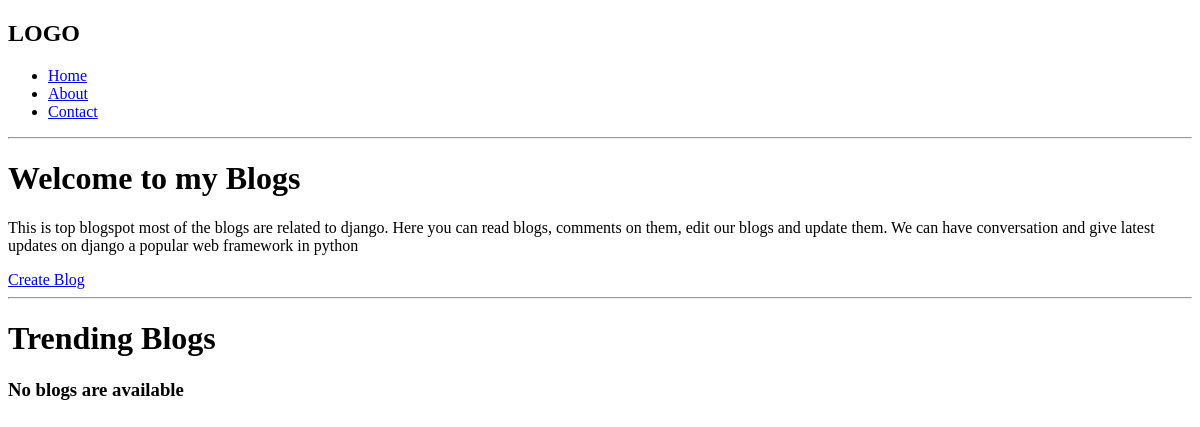
Before: / with the older database file.
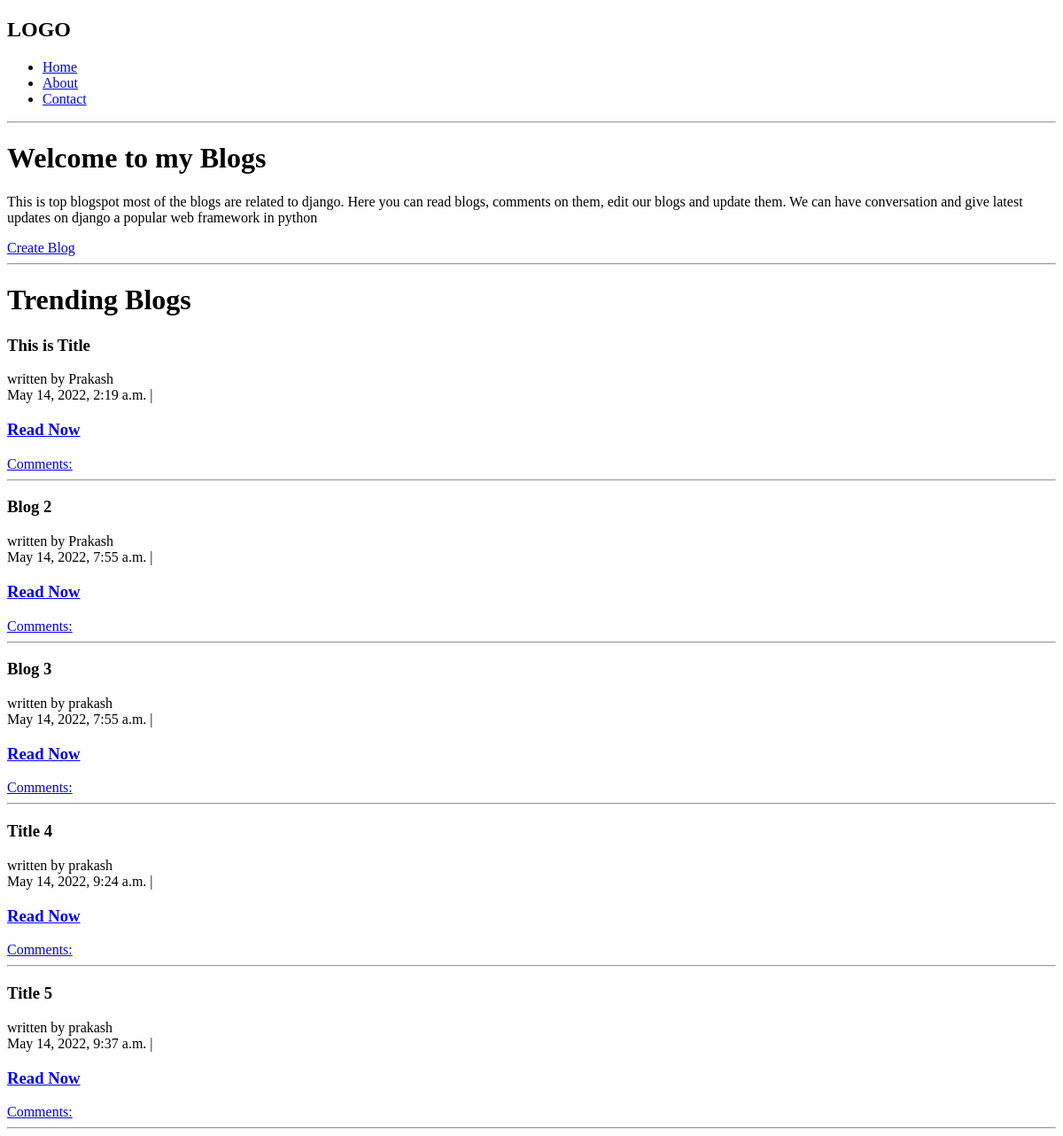
After: the same page with the newer database file.
### blogs/models.py (models this page shows, shortened)
class Blog(models.Model):
    title = models.CharField(max_length=200)
    content = models.TextField()
    author = models.CharField(max_length=200)
    date_created = models.DateTimeField('date_created', default=timezone.now())
    date_updated = models.DateTimeField('date_updated', blank=True, null=True)
    date_published = models.DateTimeField('date_published', blank=True, null=True)

### blogs/views.py (the view)
# urls.py: path("", views.HomeView.as_view(), name='home'),
class HomeView(generic.ListView):
    model = Blog
    template_name = "blogs/home.html"
    def get_context_data(self, **kwargs):
        context = super().get_context_data(**kwargs)
        context['blogs_list'] = Blog.objects.all()
        return context

### blogs/templates/blogs/home.html (shortened to what this page needs)
{% extends "blogs/base.html" %}
{% block content %}
<hr>
<div>
    <h1>Welcome to my Blogs</h1>
    <p>This is top blogspot most of the blogs are related to django.
        Here you can read blogs, comments on them, edit our blogs and update them.
        We can have conversation and give latest updates on django a popular web framework in python</p>
</div>
<a href="{% url 'blog_create' %}">Create Blog</a>
<hr>
<h1>Trending Blogs</h1>
<div class="home-article">
    {% if blogs_list %}
    {% for blog in blogs_list %}
        <div class="blog-content">
            <h3>{{ blog.title }}</h3>
            <div>written by {{ blog.author }}</div>
            <span>{{ blog.date_created }} | {{ each_blog.date_updated }}</span>
            <a href="{% url 'blog_detail' pk=blog.pk %}"><h3>Read Now</h3></a>
            <a href="{% url 'blog_detail' pk=blog.pk %}">Comments:</a>
        </div>
    <hr>
    {% endfor %}
    {% else %}
    <div class="blog-content">
        <h3>No blogs are available</h3>
    </div>
    {% endif %}
</div>
{% endblock %}

### blogs/templates/blogs/base.html (shortened to what this page needs)
<!DOCTYPE html>
<html lang="en">
<head>
</head>
<body>
<nav class="navigation">
    <div class="nav-left">
        <h1 id="logo">LOGO</h1>
        <ul>
            <li><a href="{% url 'home' %}">Home</a></li>
            <li><a href="{% url 'about' %}">About</a></li>
            <li><a href="{% url 'contact' %}">Contact</a></li>
        </ul>
    </div>
</nav>
{% block content %}
{% endblock %}
</body>
</html>

Changed rows visible on the page:
added Blog: title "This is Title", author "Prakash", date_created "May 14, 2022, 2:19 a.m."
added Blog: title "Blog 2", author "Prakash", date_created "May 14, 2022, 7:55 a.m."
added Blog: title "Blog 3", author "prakash", date_created "May 14, 2022, 7:55 a.m."
added Blog: title "Title 4", author "prakash", date_created "May 14, 2022, 9:24 a.m."
added Blog: title "Title 5", author "prakash", date_created "May 14, 2022, 9:37 a.m."
Other visible differences:
text no longer shown: "No blogs are available"
